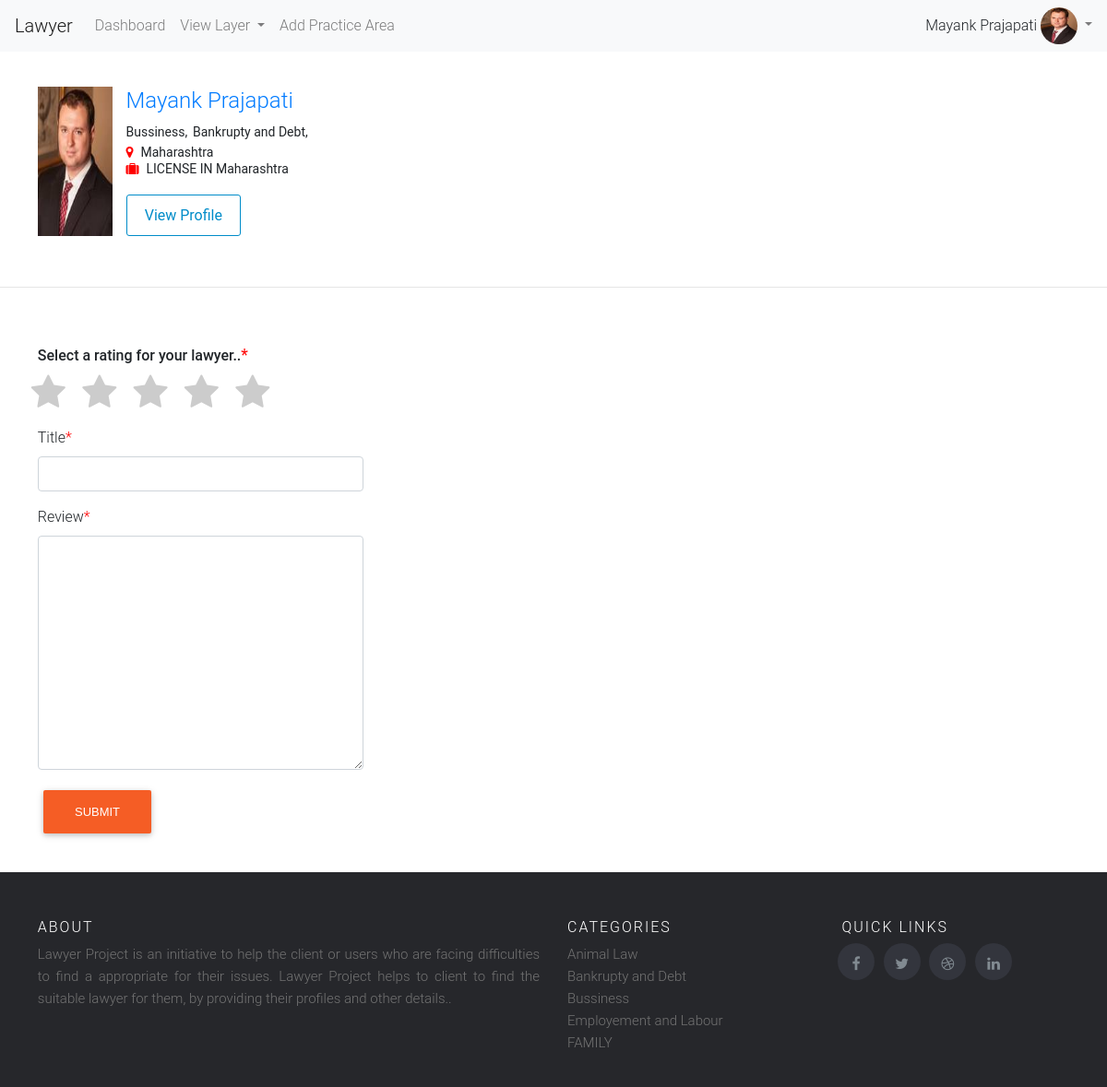
The app's page /review_lawyer/11 (signed in), older data.
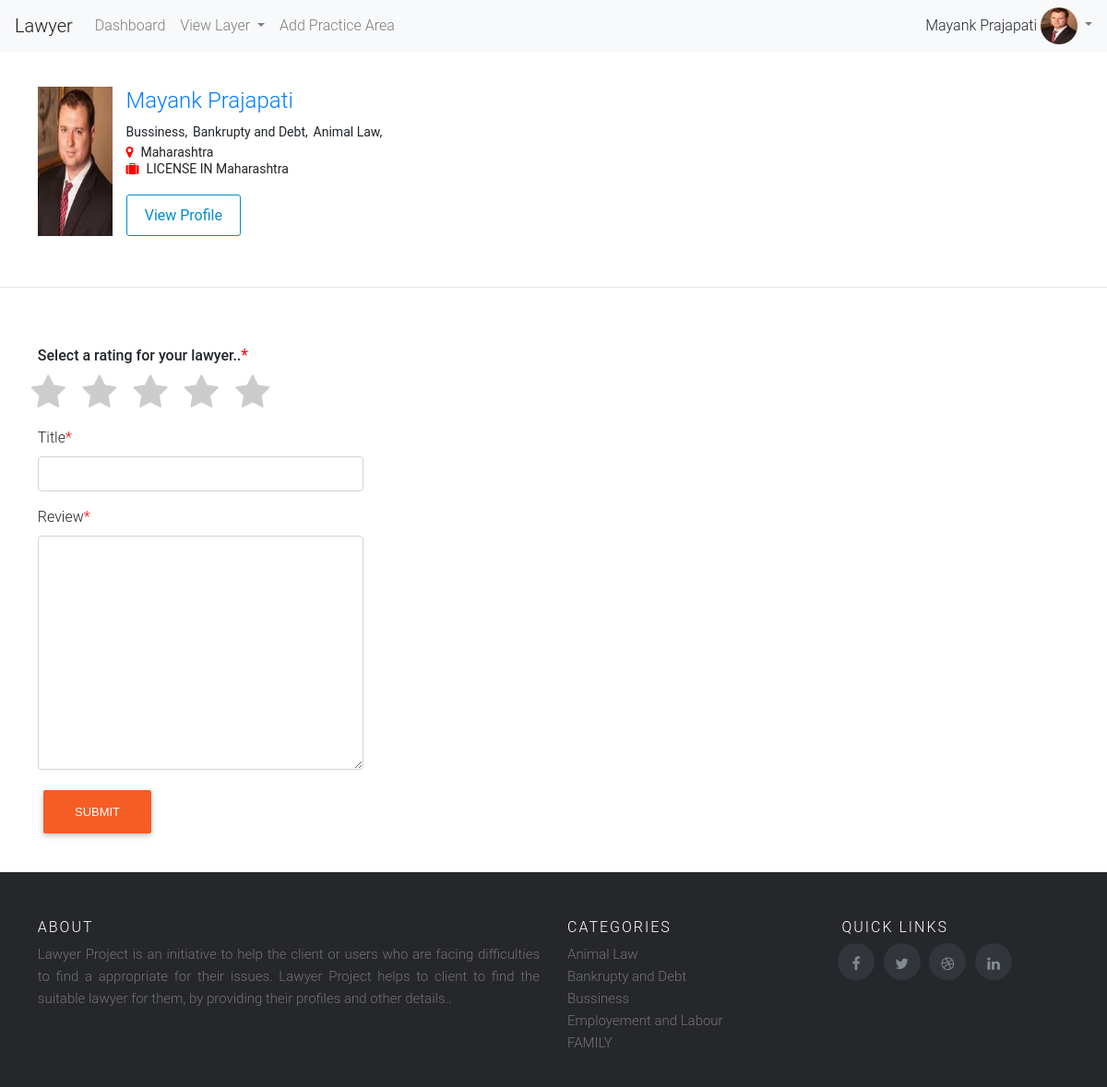
The same page, newer data.
### lawyer/models.py (models this page shows, shortened)
class Lawyer_practice_area(models.Model):
    lawyer_id = models.ForeignKey(Lawyer,on_delete=models.CASCADE,null=True,blank=True)
    practice_area = models.ForeignKey(Practice_area,on_delete=models.CASCADE,blank=True,null=True)
    sub_practice_area = models.CharField(max_length=200,null=True,blank=True)

class Practice_area(models.Model):
    practice = models.CharField(max_length=128,blank=True, null=True)
    def __str__(self):
        return self.practice
    class Meta:
        verbose_name_plural = 'Practice Area'

### lawyer/views.py (the view, shortened to what this page needs)
# urls.py: path('review_lawyer/<lid>',views.review_lawyer,name='review_lawyer'),
@login_required(login_url='/login/')
@check_recaptcha
def review_lawyer(request,lid):
    review_form = Review_lawyer_form()
    lawyer1 = Lawyer.objects.get(user_id=lid)
    lawyer_practicearea = Lawyer_practice_area.objects.filter(lawyer_id__user_id=lid)
    msg = ''
    return render(request,'client/review_lawyer.html',{'lawyer1':lawyer1,'lawyer_practicearea':lawyer_practicearea,'review_form':review_form,'msg':msg})

### lawyer/forms.py
class Review_lawyer_form(forms.ModelForm):
    review = forms.CharField(widget=forms.Textarea(attrs={'class':'form-control'}),required=True)
    class Meta:
        model = Review_Lawyer
        fields = ('title','review','rating')

### lawyer/models.py (called while the page is built)
    def __str__(self):
        return self.state_name

### lawyer/templatetags/practice_menu.py (called while the page is built)
def practice_area():
    practice = Practice_area.objects.all()
    return practice

### lawyer/templatetags/profile_tag.py (called while the page is built)
def profile_menu(lid):
    print(lid)
    try:
        if lid:
            profile = Lawyer.objects.get(user_id=lid)
            return profile.profile_image
    except Exception as e:
        print(e)

### templates/client/review_lawyer.html (shortened to what this page needs)
{% extends 'client/base.html' %}{% load crispy_forms_tags %}
 {% block body_block %}
<div class="container u-vertical-padding-1">
    <div class="row">
        <div class="col-xs-4 col-xs-offset-4 col-sm-1 col-sm-offset-0 remove-right-gutter">
            <div class="text-right text-center-xs"><a href=''><img class="img-responsive u-bg-cool-gray" style="width: 112px;" src="{{ MEDIA_URL }}/{{ lawyer1.profile_image }}"></a>
            </div>
        </div>
        <div class="col-xs-12 col-sm-11 text-center-xs">
            <h1 class="u-vertical-margin-0 name-review"><a href='{% url 'lawyer_profile' lawyer1.user.id %}'>{{lawyer1.user.first_name}} {{lawyer1.user.last_name}} </a></h1>
            <h3 class="u-vertical-margin-0 name-review">{% for p in lawyer_practicearea %}
                <strong style='font-size:14px;'>{{p.practice_area}},</strong>
            {% endfor %}</h3>
            <h3 class="u-vertical-margin-0 name-review">
                <strong style='font-size:14px;'><i class='fa fa-map-marker  marker-icon-css'></i>{{lawyer1.state}}</strong>
          </h3>
          <h3 class="u-vertical-margin-0 name-review">
                <strong style='font-size:14px;'><i class='fa fa-suitcase  marker-icon-css'></i>LICENSE IN {{lawyer1.license_in}}</strong>
          </h3>
            <div class="u-spacer-half"></div><a rel="nofollow" class="btn-review btn-outline-review" style='text-decoration: none;' href="{% url 'lawyer_profile' lawyer1.user.id %}">View Profile</a></div>
    </div>
</div>
<hr/>
<div class='container' style='margin-top:5%;'>
    <form name="" method="POST">
        <div class='row'>
            <div class='col-sm-4'>
                <label class='control-label'>Select a rating for your lawyer..<small class="error">*</small></label>
                <section class='rating-widget'>
                    <div class='rating-stars' style='margin-left:-4%;'>
                        <ul id='stars'>
                            <li class='star' title='Poor' data-value='1' value='Poor'>
                                <i class='fa fa-star fa-fw'></i>
                            </li>
                            <li class='star' title='Fair' data-value='2'>
                                <i class='fa fa-star fa-fw'></i>
                            </li>
                            <li class='star' title='Good' data-value='3'>
                                <i class='fa fa-star fa-fw'></i>
                            </li>
                            <li class='star' title='Excellent' data-value='4'>
                                <i class='fa fa-star fa-fw'></i>
                            </li>
                            <li class='star' title='WOW!!!' data-value='5'>
                                <i class='fa fa-star fa-fw'></i>
                            </li>
                        </ul>
                    </div>
                </section>
            </div>
        </div>
        <div class="row">
            <div class="col-sm-4">
                                {{review_form.title|as_crispy_field}}
            </div>
        </div>
        <div class="row">
            <div class="col-sm-4">
                                {{review_form.review|as_crispy_field}}
            </div>
        </div>
        <div class="row">
            <div class="col-sm-4">
                <input type="submit" class="btn btn-primary" value='Submit'>
            </div>
        </div>
    </form>
</div>
{% endblock %}

### templates/client/base.html (shortened to what this page needs)
<html>
{% load staticfiles %}
{% load crispy_forms_tags %}
{% load practice_menu %}
{% load profile_tag %}
<head>
    <link href='{% static "css/bootstrap.css" %}' rel='stylesheet' />
    <link href='{% static "css/style.css" %}' rel='stylesheet' />
    <link href='{% static "css/carousel.css" %}' rel='stylesheet' />
    <link href='{% static "css/glyphicon.css" %}' rel='stylesheet' />
    <link rel="stylesheet" href="https://cdnjs.cloudflare.com/ajax/libs/font-awesome/4.7.0/css/font-awesome.min.css">
</head>
<body>
    <nav class="navbar navbar-expand-lg navbar-light bg-light">
        <a class="navbar-brand" href="#">Lawyer
        </a>
        <div class="collapse navbar-collapse" id="navbarSupportedContent">
            <ul class="navbar-nav mr-auto">
                <li class="nav-item">
                    <a class="nav-link" href="{% url 'index' %}">Dashboard<span class="sr-only">(current)</span></a>
                </li>
                <li class="nav-item dropdown">
                    <a class="nav-link dropdown-toggle" href="http://example.com" id="navbarDropdownMenuLink" data-toggle="dropdown" aria-haspopup="true" aria-expanded="false">
                        View Layer
                    </a>
                            {% practice_area as practice %}
                </li>
                  {% if user.is_superuser %}
                        <li class="nav-item">
                    <a class="nav-link" href="{% url 'add_practice_area' %}">Add Practice Area</a>
                </li>
                  {% endif %}
            </ul>
         <form class="form-inline my-2 my-lg-0">
            {% if  request.user.is_superuser %}
              {{request.user.first_name}} {{request.user.last_name}}&nbsp;
             <ul class="navbar-nav">
                <li class="nav-item dropdown">
                    <a class="nav-link dropdown-toggle" style='padding:0 0;' href="#" id="navbarDropdownMenuLink" role="button" data-toggle="dropdown" aria-haspopup="true" aria-expanded="false">
                        <img src='{{MEDIA_URL}}{{ request.user.id|profile_menu }}' height='40' width='40' style='border-radius:50%;'/>
                   </a>
                </li>
            </ul>
            {% endif %}
            </form>
        </div>
    </nav>
    {% block body_block %} {% endblock %}
<footer class="site-footer" style='margin-top:3%;'>
    <div class="container">
        <div class="row">
            <div class="col-sm-12 col-md-6">
                <h6>About</h6>
                <p class="text-justify">Lawyer Project is an initiative to help the client or users who are facing difficulties to find a appropriate for their issues.
                Lawyer Project helps to client to find the suitable lawyer for them, by providing their profiles and other details..
                </p>
            </div>
            <div class="col-xs-6 col-md-3">
                <h6>Categories</h6>
                <ul class="footer-links">
                 {% practice_area as practice %}
                    {% for i in practice %}
                     <li><a class="dropdown-item-footer" href="{% url 'view_lawyers' %}?practice_area={{i.practice}}">{{i.practice}}</a></li>
                 {% endfor %}
                </ul>
            </div>
            <div class="col-xs-6 col-md-3">
                <h6 style='margin-left:4%;'>Quick Links</h6>
               <ul class="social-icons">
                    <li><a class="facebook" href="https://www.facebook.com/"><i class="fa fa-facebook" style='margin-top:35%;'></i></a></li>
                    <li><a class="twitter" href="https://www.twitter.com/"><i class="fa fa-twitter" style='margin-top:35%;'></i></a></li>
                    <li><a class="dribbble" href="https://www.dribble.com/"><i class="fa fa-dribbble" style='margin-top:35%;'></i></a></li>
                    <li><a class="linkedin" href="https://www.linkedin.com/"><i class="fa fa-linkedin" style='margin-top:35%;'></i></a></li>
                </ul>
            </div>
        </div>
    </div>
</footer>
</body>
</html>

Row changes from the older to the newer data that the page shows:
added Lawyer_practice_area: practice_area "Animal Law"
